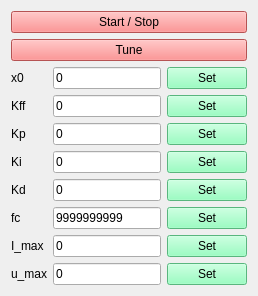
              <widget class="QWidget" name="tab_torque_control">
               <attribute name="title">
                <string>Torque</string>
               </attribute>
               <layout class="QGridLayout" name="gridLayout_10">
                <item row="2" column="0">
                 <layout class="QGridLayout" name="gridLayout_8">
                  <item row="0" column="2">
                   <widget class="QPushButton" name="button_set_x0_torque">
                    <property name="styleSheet">
                     <string notr="true">background-color: rgb(125, 255, 177);</string>
                    </property>
                    <property name="text">
                     <string>Set</string>
                    </property>
                   </widget>
                  </item>
                  <item row="6" column="1">
                   <widget class="QLineEdit" name="line_edit_i_max_torque">
                    <property name="text">
                     <string>0</string>
                    </property>
                   </widget>
                  </item>
                  <item row="2" column="0">
                   <widget class="QLabel" name="label_5">
                    <property name="text">
                     <string>Kp</string>
                    </property>
                   </widget>
                  </item>
                  <item row="5" column="1">
                   <widget class="QLineEdit" name="line_edit_fc_torque">
                    <property name="text">
                     <string>9999999999</string>
                    </property>
                   </widget>
                  </item>
                  <item row="6" column="2">
                   <widget class="QPushButton" name="button_set_i_max_torque">
                    <property name="styleSheet">
                     <string notr="true">background-color: rgb(125, 255, 177);</string>
                    </property>
                    <property name="text">
                     <string>Set</string>
                    </property>
                   </widget>
                  </item>
                  <item row="1" column="2">
                   <widget class="QPushButton" name="button_set_kff_torque">
                    <property name="styleSheet">
                     <string notr="true">background-color: rgb(125, 255, 177);</string>
                    </property>
                    <property name="text">
                     <string>Set</string>
                    </property>
                   </widget>
                  </item>
                  <item row="7" column="2">
                   <widget class="QPushButton" name="button_set_u_max_torque">
                    <property name="styleSheet">
                     <string notr="true">background-color: rgb(125, 255, 177);</string>
                    </property>
                    <property name="text">
                     <string>Set</string>
                    </property>
                   </widget>
                  </item>
                  <item row="2" column="1">
                   <widget class="QLineEdit" name="line_edit_kp_torque">
                    <property name="text">
                     <string>0</string>
                    </property>
                   </widget>
                  </item>
                  <item row="6" column="0">
                   <widget class="QLabel" name="label_8">
                    <property name="text">
                     <string>I_max</string>
                    </property>
                   </widget>
                  </item>
                  <item row="5" column="0">
                   <widget class="QLabel" name="label_10">
                    <property name="text">
                     <string>fc</string>
                    </property>
                   </widget>
                  </item>
                  <item row="7" column="1">
                   <widget class="QLineEdit" name="line_edit_u_max_torque">
                    <property name="text">
                     <string>0</string>
                    </property>
                   </widget>
                  </item>
                  <item row="3" column="1">
                   <widget class="QLineEdit" name="line_edit_ki_torque">
                    <property name="text">
                     <string>0</string>
                    </property>
                   </widget>
                  </item>
                  <item row="2" column="2">
                   <widget class="QPushButton" name="button_set_kp_torque">
                    <property name="styleSheet">
                     <string notr="true">background-color: rgb(125, 255, 177);</string>
                    </property>
                    <property name="text">
                     <string>Set</string>
                    </property>
                   </widget>
                  </item>
                  <item row="0" column="0">
                   <widget class="QLabel" name="label_2">
                    <property name="text">
                     <string>x0</string>
                    </property>
                   </widget>
                  </item>
                  <item row="3" column="0">
                   <widget class="QLabel" name="label_6">
                    <property name="text">
                     <string>Ki</string>
                    </property>
                   </widget>
                  </item>
                  <item row="4" column="0">
                   <widget class="QLabel" name="label_7">
                    <property name="text">
                     <string>Kd</string>
                    </property>
                   </widget>
                  </item>
                  <item row="7" column="0">
                   <widget class="QLabel" name="label_9">
                    <property name="text">
                     <string>u_max</string>
                    </property>
                   </widget>
                  </item>
                  <item row="5" column="2">
                   <widget class="QPushButton" name="button_set_fc_torque">
                    <property name="styleSheet">
                     <string notr="true">background-color: rgb(125, 255, 177);</string>
                    </property>
                    <property name="text">
                     <string>Set</string>
                    </property>
                   </widget>
                  </item>
                  <item row="3" column="2">
                   <widget class="QPushButton" name="button_set_ki_torque">
                    <property name="styleSheet">
                     <string notr="true">background-color: rgb(125, 255, 177);</string>
                    </property>
                    <property name="text">
                     <string>Set</string>
                    </property>
                   </widget>
                  </item>
                  <item row="1" column="0">
                   <widget class="QLabel" name="label_4">
                    <property name="text">
                     <string>Kff</string>
                    </property>
                   </widget>
                  </item>
                  <item row="4" column="2">
                   <widget class="QPushButton" name="button_set_kd_torque">
                    <property name="styleSheet">
                     <string notr="true">background-color: rgb(125, 255, 177);</string>
                    </property>
                    <property name="text">
                     <string>Set</string>
                    </property>
                   </widget>
                  </item>
                  <item row="1" column="1">
                   <widget class="QLineEdit" name="line_edit_kff_torque">
                    <property name="text">
                     <string>0</string>
                    </property>
                   </widget>
                  </item>
                  <item row="0" column="1">
                   <widget class="QLineEdit" name="line_edit_x0_torque">
                    <property name="text">
                     <string>0</string>
                    </property>
                   </widget>
                  </item>
                  <item row="4" column="1">
                   <widget class="QLineEdit" name="line_edit_kd_torque">
                    <property name="text">
                     <string>0</string>
                    </property>
                   </widget>
                  </item>
                 </layout>
                </item>
                <item row="0" column="0">
                 <widget class="QPushButton" name="button_start_stop_torque_control">
                  <property name="styleSheet">
                   <string notr="true">background-color: rgb(255, 116, 116);</string>
                  </property>
                  <property name="text">
                   <string>Start / Stop</string>
                  </property>
                 </widget>
                </item>
                <item row="1" column="0">
                 <widget class="QPushButton" name="button_tune_torque_control">
                  <property name="styleSheet">
                   <string notr="true">
background-color: rgb(255, 116, 116);</string>
                  </property>
                  <property name="text">
                   <string>Tune</string>
                  </property>
                 </widget>
                </item>
               </layout>
              </widget>
